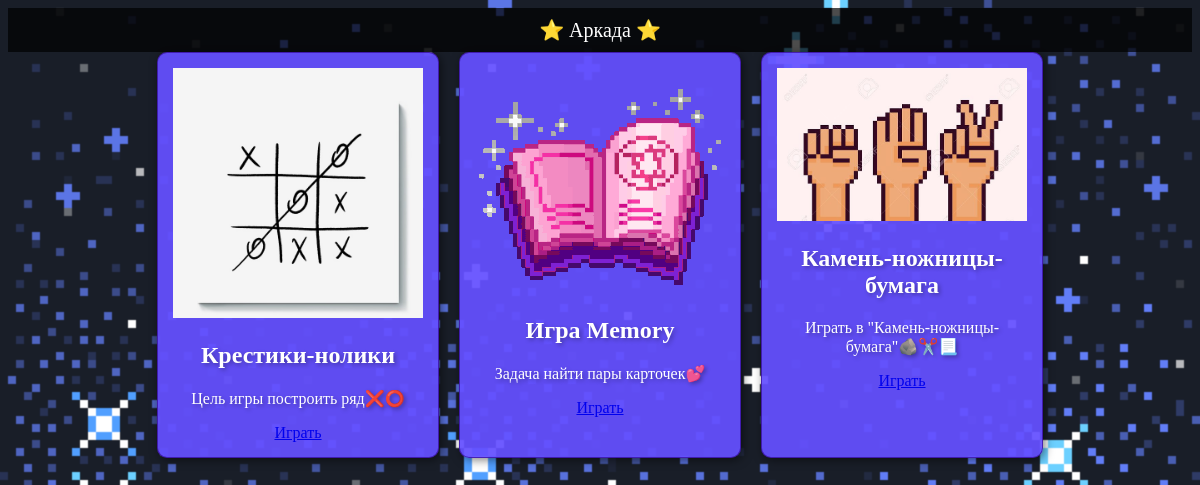
Before: / with the older database file.
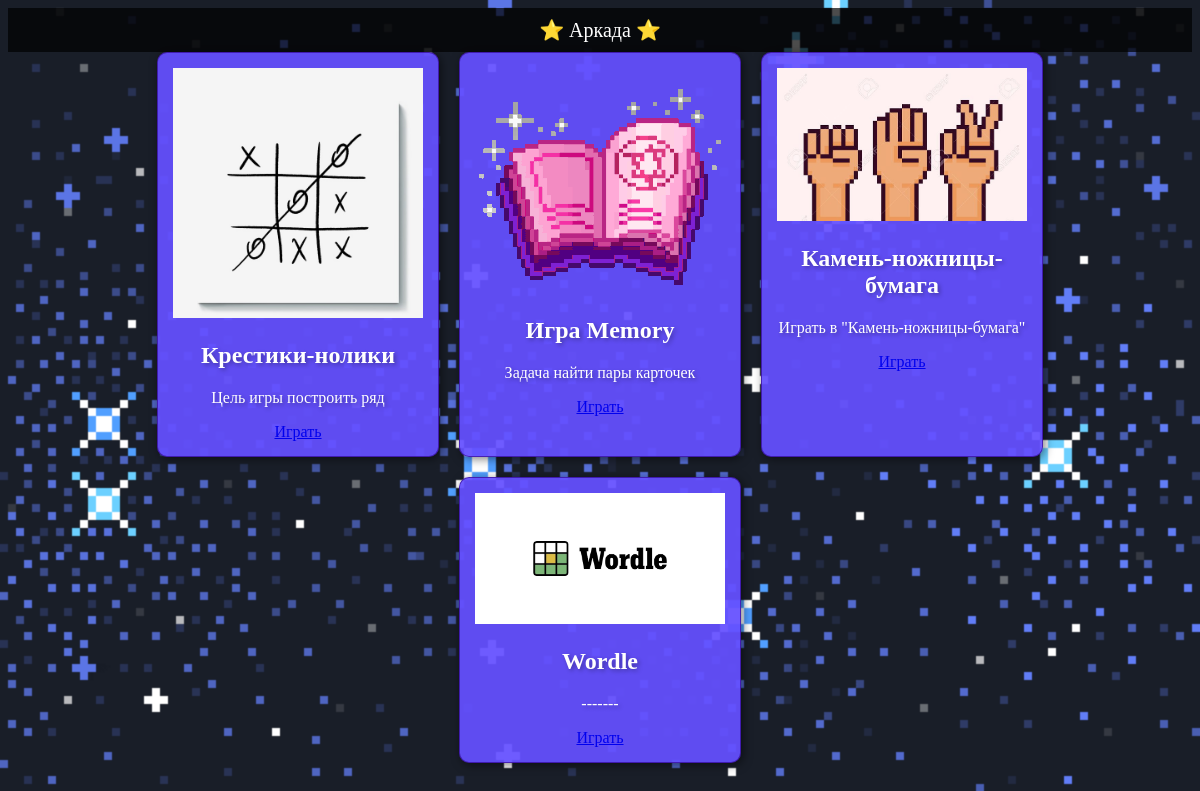
After: the same page with the newer database file.
### games/models.py (models this page shows, shortened)
class Game(models.Model):
    title = models.CharField(max_length=100)
    description = models.TextField()
    image = models.ImageField(upload_to='game_images/', null=True, blank=True)
    identifier = models.CharField(max_length=100)  # Add this field
    script_file = models.CharField(max_length=200, help_text="Path to game file in /static/code/")

### games/views.py (the view)
# urls.py: 2. Add a URL to urlpatterns:  path('', views.home, name='home')
def home(request):
    games = Game.objects.all()
    return render(request, "games/home.html", {"games": games})

### games/templates/games/home.html
{% extends "base.html" %}
{% block content %}
<div class="game-list">
    {% for game in games %}
    <div class="game-card">
        <img src="{{ game.image.url }}" alt="{{ game.title }}">
        <h2>{{ game.title }}</h2>
        <p>{{ game.description }}</p>
        <a href="{% url 'play_game' game.identifier %}">Играть</a>
    </div>
    {% endfor %}
</div>
{% endblock %}

### templates/base.html (shortened to what this page needs)
{% load static %}
<!DOCTYPE html>
<html lang="en">
<head>
    <link rel="stylesheet" href="https://cdnjs.cloudflare.com/ajax/libs/milligram/1.4.1/milligram.min.css">
</head>
<body>
    <div class="navbar">
        <a href="{% url 'home' %}">⭐ Аркада ⭐</a>
    </div>
    <div class="container">
        {% block content %}
        {% endblock %}
    </div>
</body>
</html>

Changed rows visible on the page:
changed Game "Крестики-нолики": description "Цель игры построить ряд❌⭕" → "Цель игры построить ряд"
changed Game "Игра Memory": description "Задача найти пары карточек💕" → "Задача найти пары карточек"
changed Game "Камень-ножницы-бумага": description "Играть в \"Камень-ножницы-бумага\"🪨✂️📃" → "Играть в \"Камень-ножницы-бумага\""
added Game: image (picture), title "Wordle", description "-------"
